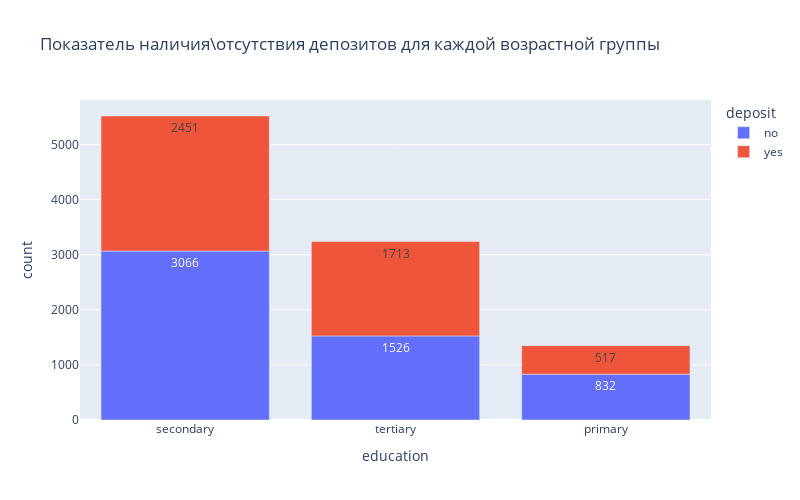

Here is the notebook cell this chart was saved with:
### Markdown cell above
Бόльшая часть клиентов банка относится к людям состоящим в браке. Из них большинство не имеют депозита.

### Code cell
# постройте визуализации для открывших и неоткрывших депозит в зависимости от образования

fig = px.bar(
    df.groupby('deposit', as_index=False)['education'].value_counts().sort_values(by = 'deposit', ascending=True), #DataFrame
    x = 'education', #ось абсцисс
    y = 'count', #ось ординат
    color="deposit",
    text_auto=True,
    width = 800, #ширина
    height = 500, #высота
    title = "Показатель наличия\отсутствия депозитов для каждой возрастной группы" #заголовок
    );
fig.show() #отображаем график

### Figure 1 — Plotly figure (JSON) as saved in the notebook; plotly's stock layout.template omitted (floating-point values rounded to 4 significant figures)
{"data": [{"alignmentgroup": "True", "hovertemplate": "deposit=no<br>education=%{x}<br>count=%{y}<extra></extra>", "legendgroup": "no", "marker": {"color": "#636efa", "pattern": {"shape": ""}}, "name": "no", "offsetgroup": "no", "orientation": "v", "showlegend": true, "textposition": "auto", "texttemplate": "%{y}", "type": "bar", "x": ["secondary", "tertiary", "primary"], "xaxis": "x", "y": [3066, 1526, 832], "yaxis": "y"}, {"alignmentgroup": "True", "hovertemplate": "deposit=yes<br>education=%{x}<br>count=%{y}<extra></extra>", "legendgroup": "yes", "marker": {"color": "#EF553B", "pattern": {"shape": ""}}, "name": "yes", "offsetgroup": "yes", "orientation": "v", "showlegend": true, "textposition": "auto", "texttemplate": "%{y}", "type": "bar", "x": ["secondary", "tertiary", "primary"], "xaxis": "x", "y": [2451, 1713, 517], "yaxis": "y"}], "layout": {"barmode": "relative", "height": 500, "legend": {"title": {"text": "deposit"}, "tracegroupgap": 0}, "title": {"text": "Показатель наличия\\отсутствия депозитов для каждой возрастной группы"}, "width": 800, "xaxis": {"anchor": "y", "domain": [0, 1], "title": {"text": "education"}}, "yaxis": {"anchor": "x", "domain": [0, 1], "title": {"text": "count"}}}}
